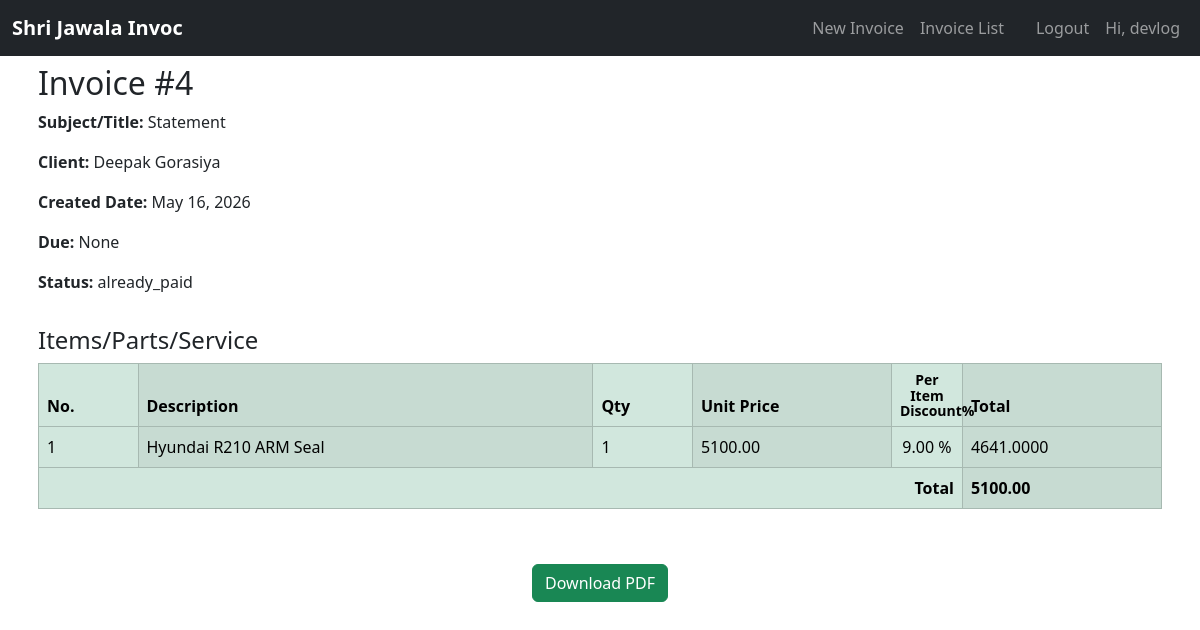
The page /invoices/4/ (signed in) on the database its author committed.
### invoices/models.py (models this page shows, shortened)
class Invoice(models.Model):
    STATUS_CHOICES = [
        ('paid', 'Paid'),
        ('payment_due', 'Payment After Service'),
        ('partially_paid', 'Partially Paid'),
        ('due_paid', 'Previously Due, Now Paid'),
    ]
    special_uid = models.UUIDField(
        default=uuid.uuid4,
        editable=False
    )
    image = models.ImageField(
        upload_to='',
        blank=True,
        null=True
    )
    created_by = models.ForeignKey(User, on_delete=models.SET_NULL, null=True, blank=True)
    client = models.ForeignKey(Client, on_delete=models.SET_NULL, null=True, blank=True)
    guest_client_name = models.CharField(max_length=200, blank=True)  # For guest invoices
    date = models.DateField(auto_now_add=True)
    due_date = models.DateField(blank=True, null=True)
    status = models.CharField(max_length=20, choices=STATUS_CHOICES, default='payment_due')
    total = models.DecimalField(max_digits=10, decimal_places=2, default=0)
    place = models.CharField(max_length=20, blank=True, null=True)
    invoice_no = models.PositiveIntegerField(null=True, blank=True, editable=False)
    year = models.PositiveIntegerField(default=current_year, editable=False)
    suffix = models.CharField(max_length=10, blank=True, null=True)
    invoice_label =models.ForeignKey(InvoiceLabel, on_delete=models.SET_NULL, null=True, blank=True)
    organization = models.ForeignKey(Firm, on_delete=models.SET_NULL, null=True, blank=True)
    theme_style = models.ForeignKey(InvoiceTheme, on_delete=models.SET_NULL, null=True, blank=True)
    context_title = models.CharField(
        max_length=255,
        blank=True,
        help_text="Specific subject (e.g., Machine Name, Project Code, or Service Type)"
    )
    LABEL_ALIGNMENT = [
        ('LEFT', 'Left Aligned'),
        ('CENTER', 'Centered'),
        ('RIGHT', 'Right Aligned'),
    ]
    header_style = models.CharField(
        max_length=10,
        choices=LABEL_ALIGNMENT,
        default='CENTER'  # Now defaults to Center
    )
    slug = models.SlugField(
        max_length=300,
        unique=True,
        blank=True,
        null=True,
        editable=True # Set to False if you want to hide it from the Admin form
    )
    is_active = models.BooleanField(default=True)

class Item(models.Model):
    invoice = models.ForeignKey(Invoice, on_delete=models.CASCADE, related_name='items')
    item_name = models.CharField(max_length=255)
    quantity = models.IntegerField(blank=True, null=True)
    price = models.DecimalField(max_digits=10, decimal_places=2)
    per_item_discount_percentage = models.DecimalField(max_digits=10, decimal_places=2, validators=[MinValueValidator(0.00)])
    is_active = models.BooleanField(default=True)
    @property
    def total(self):
        total = self.quantity * self.price
        if self.per_item_discount_percentage:
            discount_amount = total * (self.per_item_discount_percentage / 100)
            total -= discount_amount
        return total

### invoices/views.py (the view)
# urls.py: path('<int:pk>/', views.invoice_detail, name='invoice_detail'),
@login_required
def invoice_detail(request, pk):
    invoice = get_object_or_404(Invoice.objects.prefetch_related(
    Prefetch('items',queryset=Item.objects.filter(is_active=True), to_attr='active_items')), pk=pk)
    if not (invoice.created_by == request.user or request.user.is_staff or request.user.is_superuser):
        return HttpResponse("You are not authorized to view this invoice.", status=403)
    return render(request, 'invoices/invoice_detail.html', {'invoice': invoice})

### templates/invoices/invoice_detail.html (shortened to what this page needs)
{% extends 'invoices/base.html' %}
{% block content %}
<div class="container ms-auto p-2">
    <h2>Invoice #{{ invoice.id }}</h2>
  <p><strong>Subject/Title:</strong>  {% if invoice.context_title %}
            {{ invoice.context_title }}
        {% else %}
            Statement
        {% endif %}</p>
<p><strong>Client:</strong> {% if invoice.client %}
    {{ invoice.client.name }}
{% else %}
    {{ invoice.guest_client_name }}
{% endif %}</p>
<p><strong>Created Date:</strong> {{ invoice.date }}</p>
<p><strong>Due:</strong> {{ invoice.due_date }}</p>
<p class="uppercase"><strong>Status:</strong> {{ invoice.status }}</p>
</div>
<div class="container ms-auto p-2">
<h4>Items/Parts/Service</h4>
<table class="table table-bordered table-striped-columns table-success align-middle" style="table-layout: fixed; width: 100%;">
    <thead>
        <tr>
            <th scope="col" style="width: 3.5rem;">No.</th>
            <th scope="col" style="width: 16rem;">Description</th>
            <th scope="col" style="width: 3.5rem;">Qty</th>
            <th scope="col" style="width: 7rem;">Unit Price</th>
            <th scope="col" class="text-center" style="width: 2.5rem; white-space: normal;">
                <span class="small" style="display: block; width: 100%; line-height: 1.1;  font-weight: bold;">
                    Per Item<br>Discount%
                </span>
            </th>
            <th scope="col" style="width: 7rem;">Total</th>
        </tr>
    </thead>
    <tbody>
        {% for item in invoice.items.all %}
        {% if item.is_active %}
        <tr>
            <td style="white-space: normal; word-break: break-word; overflow-wrap: break-word;">{{ forloop.counter }}</td>
            <td style="white-space: normal; word-break: break-word; overflow-wrap: break-word;">{{ item.item_name }}</td>
            <td style="white-space: normal; word-break: break-word; overflow-wrap: break-word;">{{ item.quantity }}</td>
            <td style="white-space: normal; word-break: break-word; overflow-wrap: break-word;">{{ item.price }}</td>
            <td class="text-center" style="white-space: normal; word-break: break-word; overflow-wrap: break-word;">{{ item.per_item_discount_percentage }} %</td>
            <td style="white-space: normal; word-break: break-word; overflow-wrap: break-word;">{{ item.total }}</td>
        </tr>
        {% endif %}
        {% empty %}
        <tr>
            <td colspan="6" class="text-center">No items added.</td>
        </tr>
        {% endfor %}
    </tbody>
    <tfoot>
        <tr>
            <th colspan="5" class="text-end">Total</th>
            <th style="white-space: normal; word-break: break-word; overflow-wrap: break-word;">{{ invoice.total }}</th>
        </tr>
</table>
</div>
<div class="d-flex justify-content-center align-items-center" style="height: 100px;">
    {% if request.user.is_authenticated %}
    <a class="btn btn-success" href="{% url 'invoice_pdf' invoice.id %}">Download PDF</a>
    {% else %}
    <a class="btn btn-success" href="{% url 'guest_invoice_pdf' invoice.special_uid %}">Download PDF</a>
    {% endif %}
</div>
{% endblock %}

### templates/partials/navbar.html (shortened to what this page needs)
<nav class="navbar navbar-expand-lg navbar-dark bg-dark py-2">
    <div class="container-fluid {% if '/dashboard' in request.path %}flex-nowrap{% endif %}">
        <a class="navbar-brand fw-bold" href="{% url 'home' %}" style="font-size: clamp(1rem, 4vw, 1.25rem);">
            Shri Jawala Invoc
        </a>
            <div class="collapse navbar-collapse" id="mainNavbar">
                 <ul class="navbar-nav ms-auto">
                {% if user.is_authenticated %}
                <li class="nav-item"><a class="nav-link" href="{% url 'client_invoice_create' %}">New Invoice</a></li>
                <li class="nav-item"><a class="nav-link" href="{% url 'invoice_list' %}">Invoice List</a></li>
                <li class="nav-item"><a class="nav-link" href="{% url 'accounts:logout' %}">
                <li class="nav-item"><a class="nav-link" href="{% url 'accounts:logout' %}">
                Logout</a></li>
                <li class="nav-item"><a class="nav-link">Hi, {{user.username}}</a></li>
                {% else %}
                 <li class="nav-item"><a class="nav-link" href="{% url 'guest_invoice_create' %}">New Invoice</a></li>
                <li class="nav-item"><a class="nav-link" href="{% url 'accounts:login' %}">Login</a></li>
                {% endif %}
            </ul>
            </div>
    </div>
</nav>

### rows shown on the page
Invoice: id "4", guest_client_name "Deepak Gorasiya", date "May 16, 2026", due_date "None", status "already_paid", total "5100.00"
Item: item_name "Hyundai R210 ARM Seal", quantity "1", price "5100.00", per_item_discount_percentage "9.00", total "4641.0000"

### other values the page prints
{{ user.username }} "devlog"
